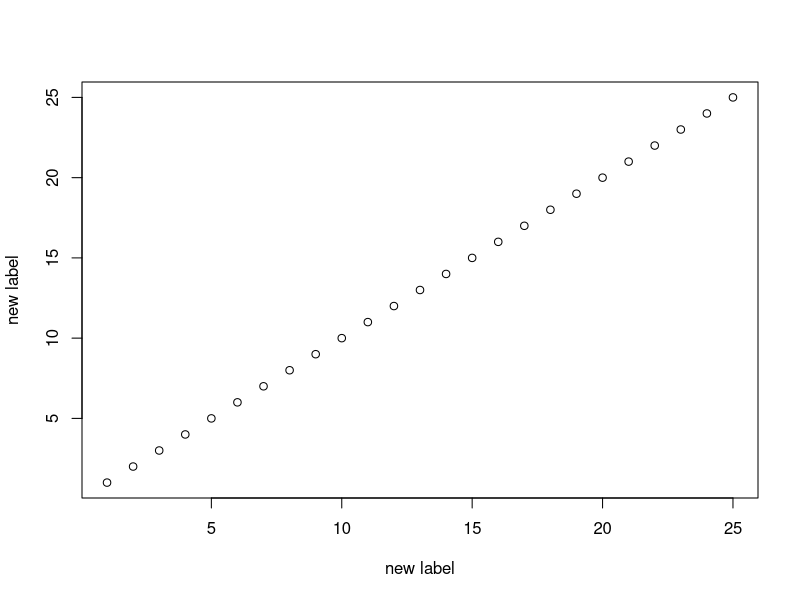
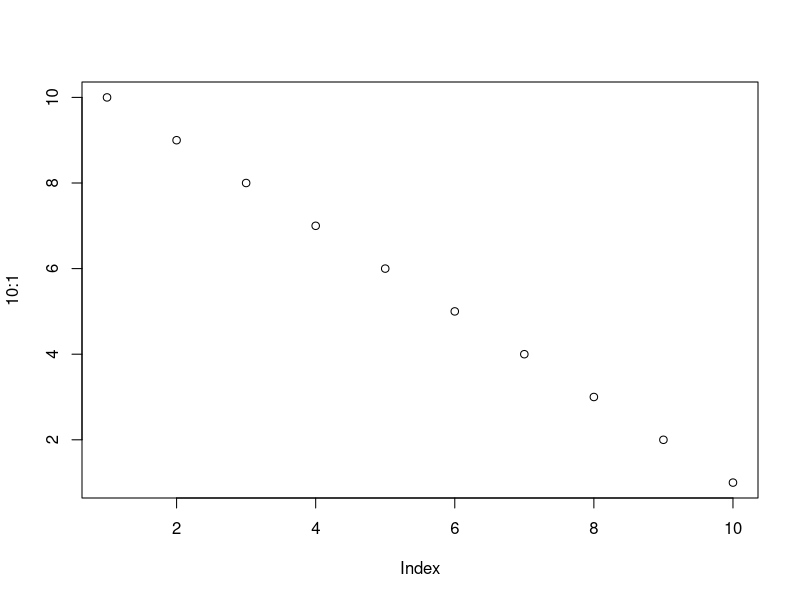

Reproduce these figures in R, in order.
## ---- chunk 1
knitr::opts_chunk$set(
  collapse = TRUE,
  comment = "#>"
)
## ---- chunk 2
plot(1:25, xlab = "new label", ylab = "new label")
plot(10:1)
## ---- chunk 3
knitr::kable(head(mtcars, 10))
